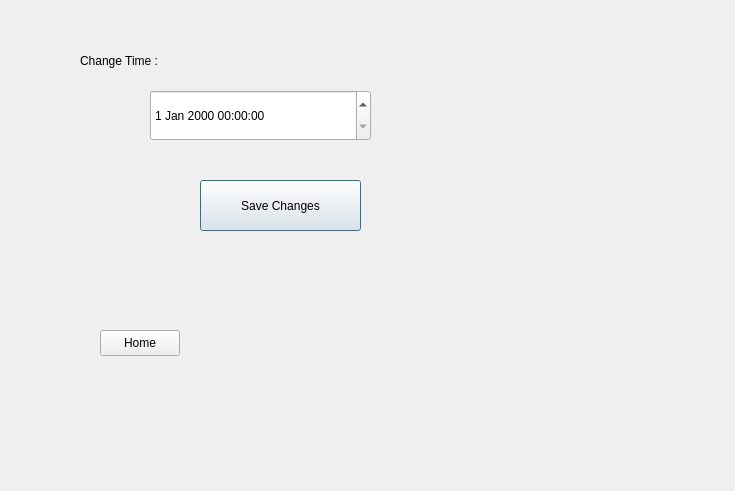
<?xml version="1.0" encoding="UTF-8"?>
<ui version="4.0">
 <class>Settings</class>
 <widget class="QDialog" name="Settings">
  <property name="geometry">
   <rect>
    <x>0</x>
    <y>0</y>
    <width>735</width>
    <height>491</height>
   </rect>
  </property>
  <property name="windowTitle">
   <string>Dialog</string>
  </property>
  <widget class="QPushButton" name="Save_Changes">
   <property name="geometry">
    <rect>
     <x>200</x>
     <y>180</y>
     <width>161</width>
     <height>51</height>
    </rect>
   </property>
   <property name="text">
    <string>Save Changes</string>
   </property>
  </widget>
  <widget class="QPushButton" name="Back_Home">
   <property name="geometry">
    <rect>
     <x>100</x>
     <y>330</y>
     <width>80</width>
     <height>26</height>
    </rect>
   </property>
   <property name="text">
    <string>Home</string>
   </property>
  </widget>
  <widget class="QLabel" name="label">
   <property name="geometry">
    <rect>
     <x>80</x>
     <y>40</y>
     <width>141</width>
     <height>41</height>
    </rect>
   </property>
   <property name="text">
    <string>Change Time :</string>
   </property>
  </widget>
  <widget class="QDateTimeEdit" name="dateTimeEdit">
   <property name="geometry">
    <rect>
     <x>150</x>
     <y>90</y>
     <width>221</width>
     <height>51</height>
    </rect>
   </property>
  </widget>
 </widget>
 <resources/>
 <connections/>
</ui>
